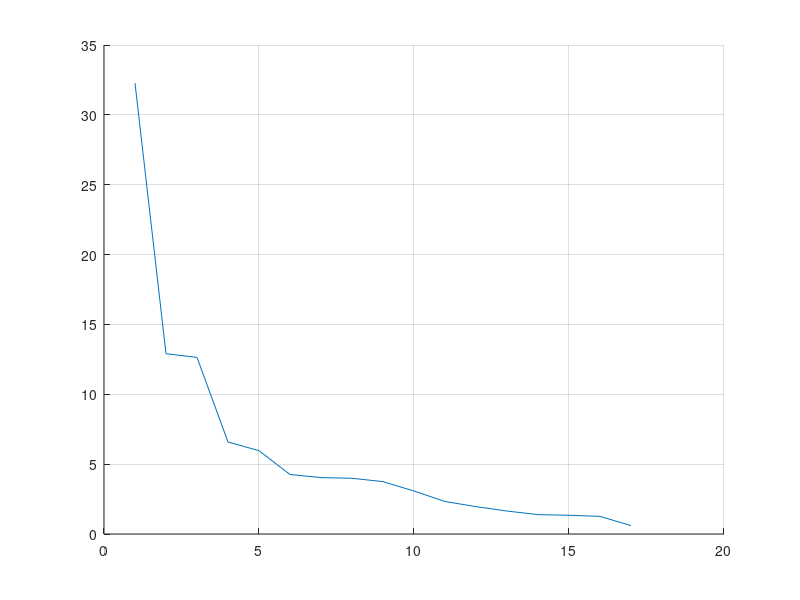
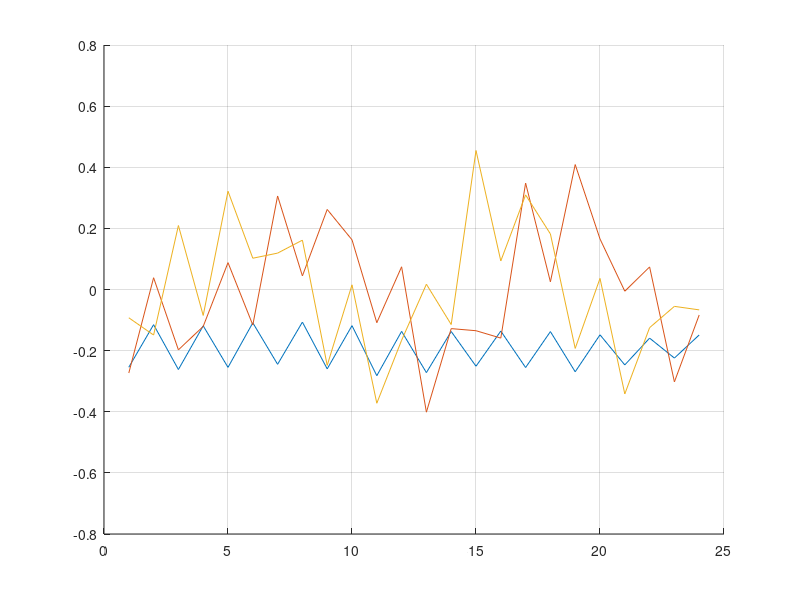
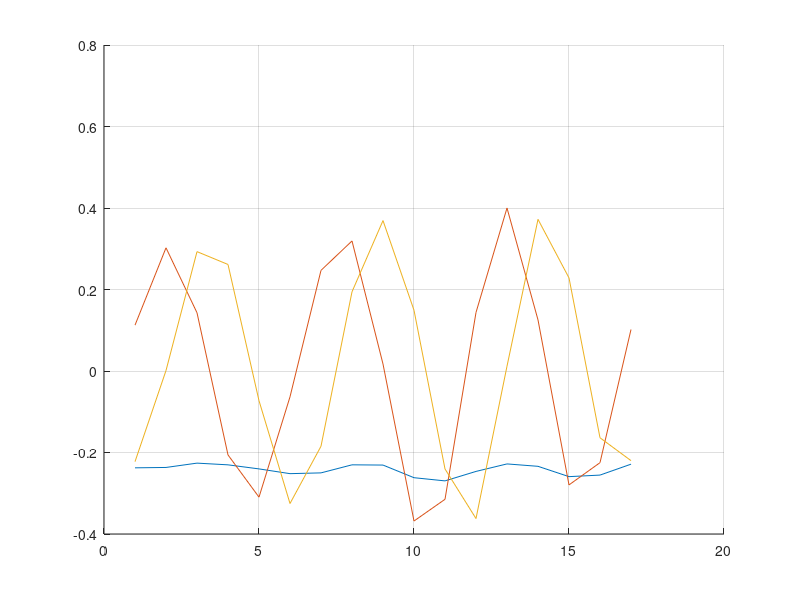
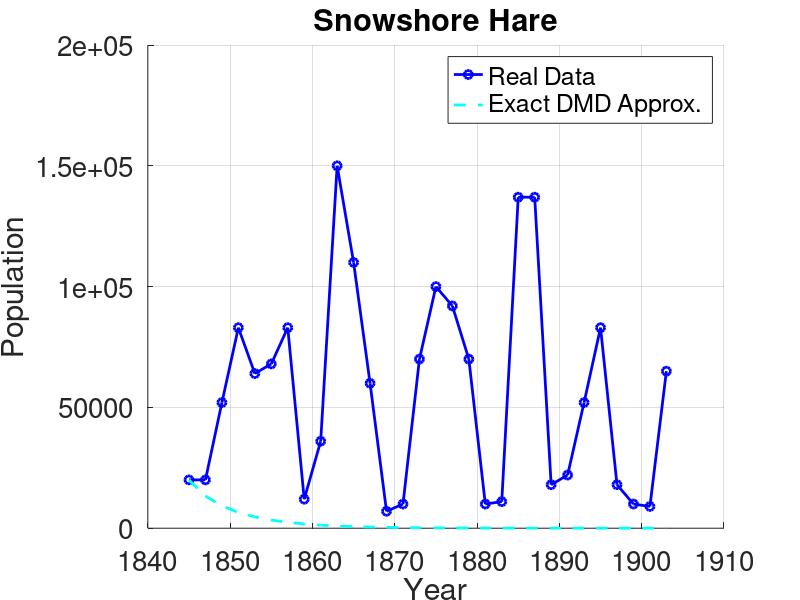

Recreate these plots in MATLAB, in order.
%basata sul video
clear;close all;clc;
%%
load("input_data.mat"); %year, snowshoe hare pelts, lynx pelts
inputdata = inputdata';

space = [1 2]; %lepri e linci

% t = inputdata(1,1:end);
t = 0:29;
pelts = inputdata(2:end,:);

%figure(1), waterfall(space,t',pelts');
%figure(2), plot(t,pelts(1,:)');


dt = t(2)-t(1);
X = pelts; param = 1;
X1 = X(:,1:end-param);
X2 = X(:,param+1:end);
u = X(:,1); %initial condition
[U,Sigma,V] = svd(X1,"econ");
S = U'*X2*V*diag(1./diag(Sigma)); %questa dovrebbe essere ATilde
[eV,D] = eig(S); %Eigenvectors and eigenvalues
mu = diag(D);
omega = log(mu)/(dt);
Phi = U*eV;
y0 = Phi\u; %pseudo-inverse initial conditions
u_modes = zeros(size(V,2),length(t));
for iter = 1:length(t)
    u_modes(:,iter) = y0.*exp(omega*t(iter));
end
u_dmd = Phi*u_modes;

%figure(3), waterfall(space,t',abs(u_dmd.'));
t_plot=inputdata(1,1:end);
figure(4), hold on, set(gca,'Fontsize',20), grid on, plot(t_plot,1000*pelts(1,:)','b-o','LineWidth',2),plot(t_plot,1000*abs(u_dmd(1,:)'),'c--','LineWidth',2), xlabel("Year"), ylabel("Population")
title('Snowshore Hare')
legend('Real Data','Exact DMD Approx.'), hold off;
figure(5), hold on, set(gca,'Fontsize',20), grid on, plot(t_plot,1000*pelts(2,:)','r-x','LineWidth',2),plot(t_plot,1000*abs(u_dmd(2,:)'),"Color",[0.4660 0.6740 0.1880],'LineStyle','--','LineWidth',2)
xlabel("Year"); ylabel("Population")
title('Lynx')
legend('Real Data','Exact DMD Approx.')
hold off;
% close all;
%% Time embedded
p = 12; contatore=0; r=3;
for h_idx = 1:p
    H(h_idx+contatore:h_idx*size(X,1),:) = X(:,1+contatore:end-p+contatore);
    contatore = contatore+1;
end

H1 = H(:,1:end-param);
H2 = H(:,param+1:end);
uh = H(:,1); %initial condition
[Uhtemp,Sigmahtemp,Vhtemp] = svd(H1,"econ");

figure
hold on
grid on
plot(sum(Sigmahtemp)./sum(sum(Sigmahtemp))*100)
hold off

figure
hold on
grid on
plot(Uhtemp(:,1:r))
hold off

figure
hold on
grid on
plot(Vhtemp(:,1:r))
hold off


Uh = Uhtemp(:,1:r);
Sigmah = Sigmahtemp(1:r,1:r);
Vh = Vhtemp(:,1:r);


Sh = Uh'*H2*Vh*diag(1./diag(Sigmah));
[eVh,Dh] = eig(Sh); %Eigenvectors and eigenvalues
muh = diag(Dh);
omegah = log(muh)/(dt);
Phih = Uh*eVh;
y0h = Phih\uh; %pseudo-inverse initial conditions
u_modesh = zeros(size(Vh,2),length(t));
for iter = 1:length(t)
    u_modesh(:,iter) = y0h.*exp(omegah*t(iter));
end
u_dmdh = Phih*u_modesh;

figure(6), hold on, grid on, plot(t_plot,pelts(1,:)'),plot(t_plot,abs(u_dmdh(1,:)')), hold off;
figure(7), hold on, grid on, plot(t_plot,pelts(2,:)'),plot(t_plot,abs(u_dmdh(2,:)')), hold off;